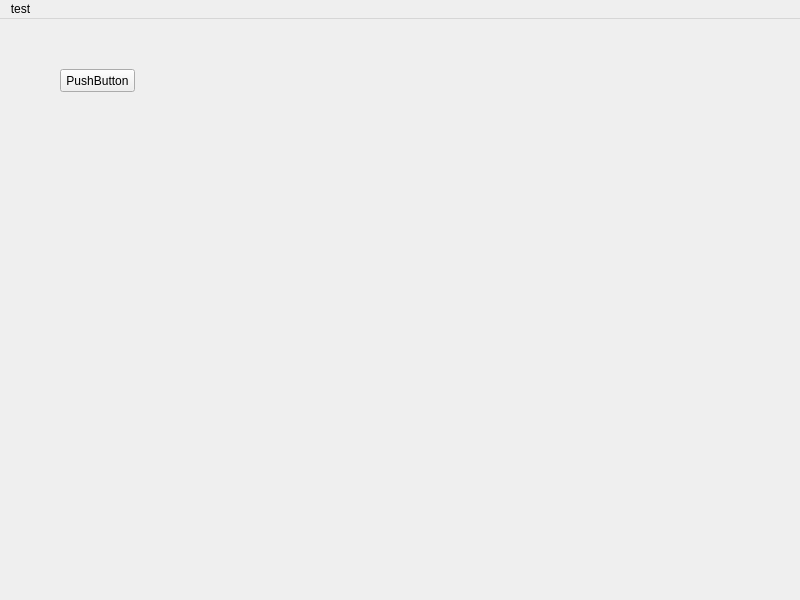
<?xml version="1.0" encoding="UTF-8"?>
<ui version="4.0">
 <class>MainWindow</class>
 <widget class="QMainWindow" name="MainWindow">
  <property name="geometry">
   <rect>
    <x>0</x>
    <y>0</y>
    <width>800</width>
    <height>600</height>
   </rect>
  </property>
  <property name="windowTitle">
   <string>MainWindow</string>
  </property>
  <widget class="QWidget" name="centralwidget">
   <widget class="QPushButton" name="pushButton">
    <property name="geometry">
     <rect>
      <x>60</x>
      <y>50</y>
      <width>75</width>
      <height>23</height>
     </rect>
    </property>
    <property name="text">
     <string>PushButton</string>
    </property>
   </widget>
  </widget>
  <widget class="QMenuBar" name="menubar">
   <property name="geometry">
    <rect>
     <x>0</x>
     <y>0</y>
     <width>800</width>
     <height>23</height>
    </rect>
   </property>
   <widget class="QMenu" name="menuTest">
    <property name="title">
     <string>test</string>
    </property>
   </widget>
   <addaction name="menuTest"/>
  </widget>
 </widget>
 <resources/>
 <connections/>
</ui>
